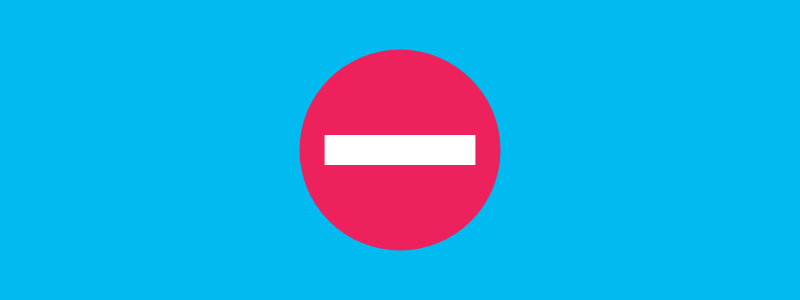
Frame 1 (no input)
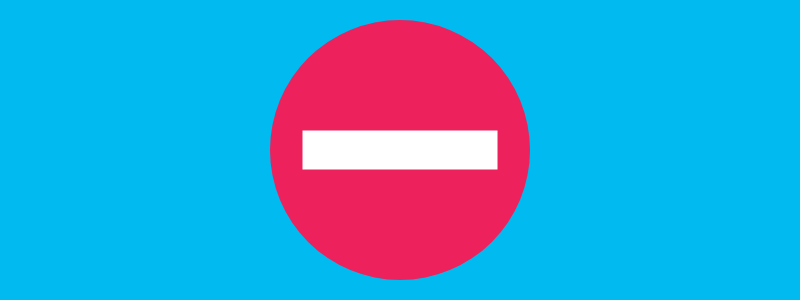
Frame 60 (no input)
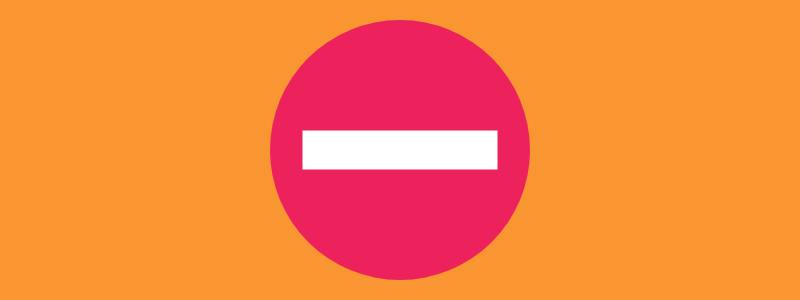
Frame 120 (the mouse pressed at the canvas centre since frame 60)

The p5.js sketch that drew these frames (run headless with seeded random() and noise() and a simulated clock; from frame 60 on, the mouse is pressed at the canvas centre):

// p5.js sketch
// ── sketch.js
let toggle = true

setup = () => {
  createCanvas(800, 300)
  rectMode(CENTER) // center rect insertion point
}

draw = () => {
  if (toggle === true) {
    background(1, 186, 240) // background 1
  } else {
    background(250, 150, 50) // background 2
  }
  const x = width/2 // center on x axis
  const y = height/2 // center on y axis
  let size = 200 // size factor
  if (frameCount < 60) {
    size = size + frameCount // grow by frameCount
  } else {
    size = size + 60 // final size
  }
  fill(237, 34, 93) // red ellipse
  noStroke()
  ellipse(x, y, size, size)
  fill(255) // white rect
  rect(x, y, size*0.75, size*0.15)
}

mousePressed = () => {
  toggle = !toggle
}
